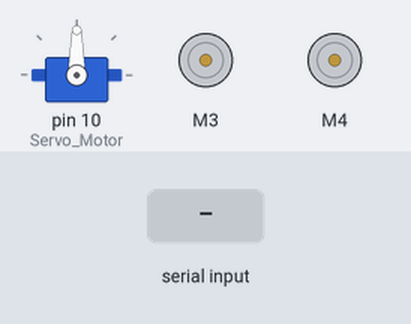
The sketch below on a simulated Arduino Uno, built with avr-gcc and run on an emulated ATmega328P. Parts: servo, 2 × DC motor (green arrow = forward, orange = backward, longer = faster). Inputs (shaded band) come from the test bench.

Above: at 1.2 s.
1.3 s: "30,150\n" received over Serial
At 2.1 s:
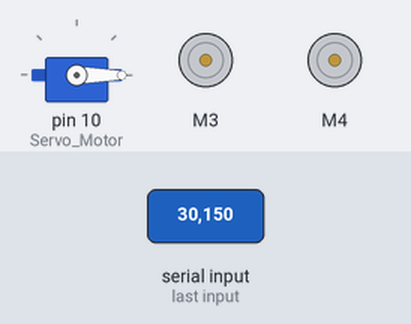
4.3 s: "90,45\n" received over Serial
At 5.5 s:
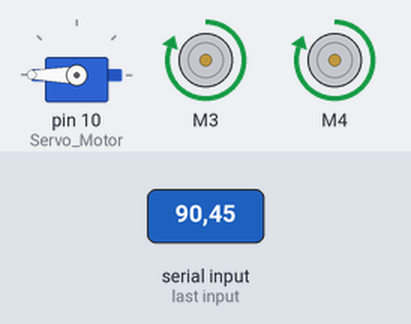
5.8 s: "2\n" received over Serial
At 7.2 s:
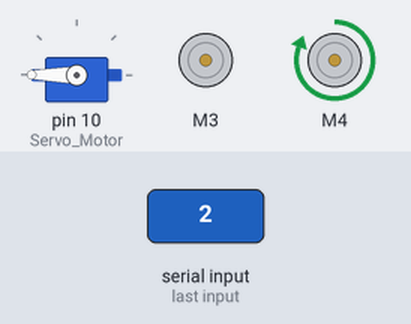
7.8 s: "3\n" received over Serial
At 8.2 s:
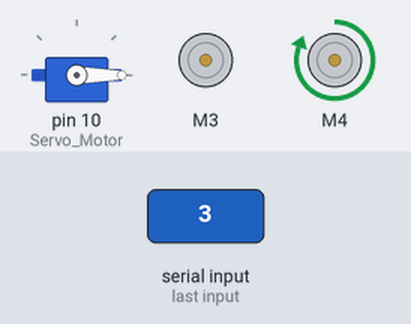
9.3 s: "1\n" received over Serial
At 10.5 s:
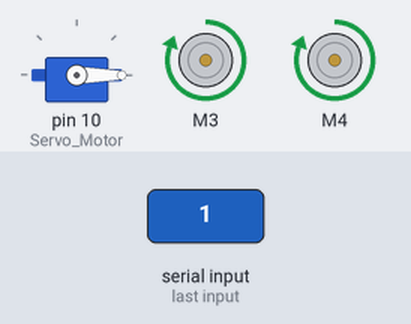
10.8 s: "4\n" received over Serial
At 11.7 s:
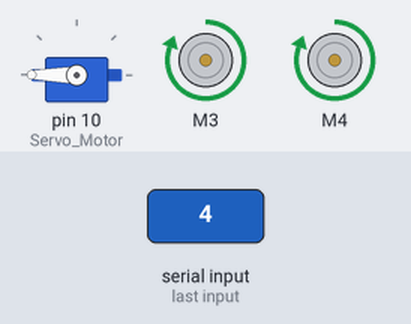
Timing chart, 0 to 13.3 s (numbered marks = the images above; inputs shaded):
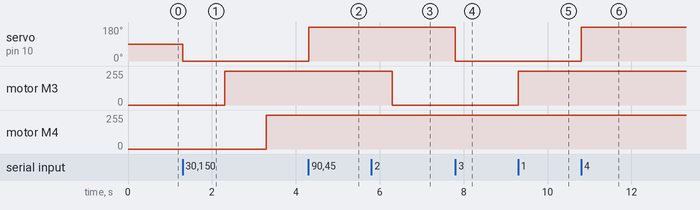

The sketch:

l293d_serial.ino
```cpp
#include <AFMotor.h>
#include <Servo.h>

Servo Servo_Motor ;
AF_DCMotor DC_Motor(3) ;
AF_DCMotor Water_Pump(4) ;

uint8_t i = 255 ;

void setup() {

Serial.begin(15500);
Servo_Motor.attach(10);

}

void loop() {

if (Serial.available() > 0) {

int motor_case = Serial.read() - '0';

    switch (motor_case) {

      case 1 :
        DC_Motor.run(FORWARD);
        DC_Motor.setSpeed(i);
        delay(1000) ;
        break;

      case 2 :
        DC_Motor.run(RELEASE);
        delay(1000) ;
        break;

      case 3 :
        Servo_Motor.write(0) ;
        delay(1000) ;
        break ;

      case 4 :
        Servo_Motor.write(180) ;
        delay(1000) ;
        break ;

      case 5 :
        Water_Pump.run(FORWARD);
        Water_Pump.setSpeed(i);
        delay(1000) ;
        break ;

      case 6 :
        Water_Pump.run(RELEASE);
        delay(1000) ;
        break ;

   }
  }
 }
```

Measured:
- after the input at 1.3 s, servo on pin 10 (Servo_Motor): 90° → 0° at once; motor M3: stopped → forward 255/255 after 1.0 s; motor M4: stopped → forward 255/255 after 2.0 s
- after the input at 4.3 s, servo on pin 10 (Servo_Motor): 0° → 180° at once
- after the input at 5.8 s, motor M3: forward 255/255 → stopped after 0.50 s
- after the input at 7.8 s, servo on pin 10 (Servo_Motor): 180° → 0° at once
- after the input at 9.3 s, motor M3: stopped → forward 255/255 at once
- after the input at 10.8 s, servo on pin 10 (Servo_Motor): 0° → 180° at once
